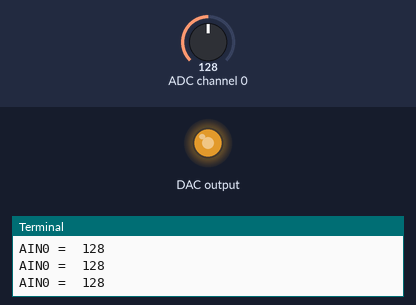
Simulated run of this program. Board: Raspberry Pi (BCM pin numbers). Shown: output pins drawn as LEDs (lit = HIGH), the last lines printed to the terminal. The inputs (shaded band) are chosen by the test bench; at power-on: ADC channel 0 = 128 (analog values on the 0–255 scale).

Above: at 1.2 s.
1.3 s: ADC channel 0 set to 178
At 2.4 s:
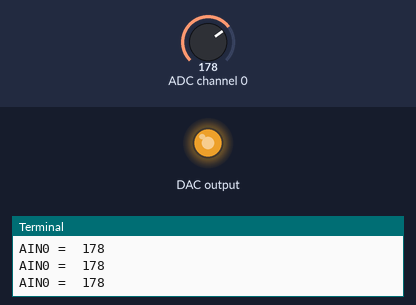
2.8 s: ADC channel 0 set to 0
At 3.6 s:
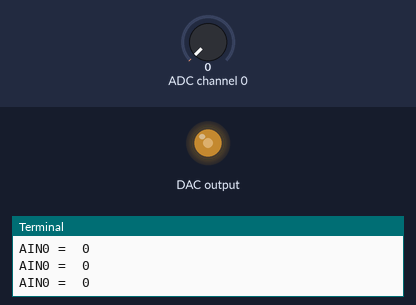
Timing chart, 0 to 5.8 s (numbered marks = the images above; inputs shaded):
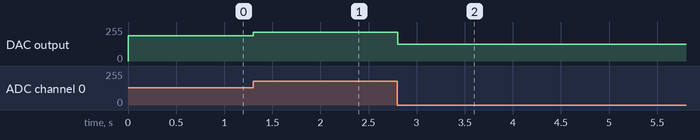

The program:

PCF8591.py
```python
#!/usr/bin/env python
#------------------------------------------------------
#
#		This is a program for PCF8591 Module.
#
#		Warnng! The Analog input MUST NOT be over 3.3V!
#
#		In this script, we use a poteniometer for analog
#   input, and a LED on AO for analog output.
#
#		you can import this script to another by:
#	import PCF8591 as ADC
#
#	ADC.Setup(Address)  # Check it by sudo i2cdetect -y -1
#	ADC.lire(channal)	# Channal range from 0 to 3
#	ADC.ecrire(Value)	# Value range from 0 to 255
#
#------------------------------------------------------
import smbus
import time

bus = smbus.SMBus(1)

#pour verifier l'adresse du PCF8591 tapez 'sudo i2cdetect -y -1' dans le terminal.
def configurer(adresseCapteur):
	global adresse
	adresse = adresseCapteur

def lire(canal):
	try:
		if canal == 0:
			bus.write_byte(adresse,0x40)
		if canal == 1:
			bus.write_byte(adresse,0x41)
		if canal == 2:
			bus.write_byte(adresse,0x42)
		if canal == 3:
			bus.write_byte(adresse,0x43)
		bus.read_byte(adresse) # dummy lire pour commencer la conversion
	except Exception as e:
		print ("Adresse: %s" % adresse)
		print (e)
	return bus.read_byte(adresse)

def ecrire(valeur):
	try:
		valeurTemporaire = valeur
		valeurTemporaire = int(valeurTemporaire) # convertit la string en integer

		bus.write_byte_data(adresse, 0x40, valeurTemporaire)
	except Exception as e:
		print ("Erreur: Adresse peripherique: 0x%2X" % adresse)
		print (e)

if __name__ == "__main__":
	configurer(0x48)
	while True:
		print ('AIN0 = ', lire(0))
		valeurTemporaire = lire(0)
		valeurTemporaire = valeurTemporaire*(255-125)/255+125 # La DEL ne s'allume pas en bas 125, alors convertire '0-255' to '125-255'
		ecrire(valeurTemporaire)
#		time.sleep(0.3)
```

Measured:
- after the input at 1.3 s, DAC output: 190/255 → 215/255 at once
- after the input at 2.8 s, DAC output: 215/255 → 125/255 at once
